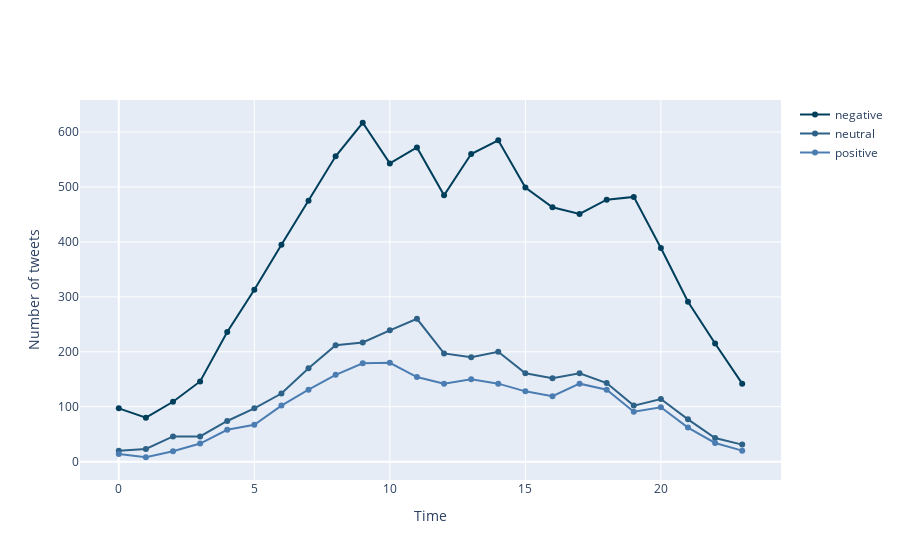

Write notebook code for a chart like this one.
### Markdown cell above
Each tweet has a timestamp at which it was created. It does not seem like time of the day has an effect on the sentiment of the tweet. Looking at the bar chart we can see that all tweet sentiments have the same trend with more tweets being made in the day time than night.

### Code cell
df_new.loc[:,'hour_of_day'] = pd.to_datetime(df_new['tweet_created']).dt.hour

grouped = df_new.groupby(['hour_of_day', 'airline_sentiment']).size().reset_index(name='count')

traces = []
for i, sentiment in enumerate(grouped['airline_sentiment'].unique()):
    sentiment_data = grouped[grouped['airline_sentiment'] == sentiment]
    trace = go.Scatter(
        x=sentiment_data['hour_of_day'],
        y=sentiment_data['count'],
        mode='lines+markers',
        name=sentiment,
        line=dict(color=palette[i % len(palette)]),
        marker=dict(color=palette[i % len(palette)])
    )
    traces.append(trace)

layout = go.Layout(
    title='',
    xaxis=dict(title='Time'),
    yaxis=dict(title='Number of tweets')
)

fig = go.Figure(data=traces, layout=layout)
fig.show()

### Figure 1 — Plotly figure (JSON) as saved in the notebook; plotly's stock layout.template omitted (floating-point values rounded to 4 significant figures)
{"data": [{"line": {"color": "#003f5c"}, "marker": {"color": "#003f5c"}, "mode": "lines+markers", "name": "negative", "type": "scatter", "x": [0, 1, 2, 3, 4, 5, 6, 7, 8, 9, 10, 11, 12, 13, 14, 15, 16, 17, 18, 19, 20, 21, 22, 23], "y": [97, 80, 109, 146, 236, 313, 395, 475, 556, 617, 543, 572, 485, 560, 585, 499, 463, 451, 477, 482, 389, 291, 215, 142]}, {"line": {"color": "#2d6187"}, "marker": {"color": "#2d6187"}, "mode": "lines+markers", "name": "neutral", "type": "scatter", "x": [0, 1, 2, 3, 4, 5, 6, 7, 8, 9, 10, 11, 12, 13, 14, 15, 16, 17, 18, 19, 20, 21, 22, 23], "y": [20, 23, 46, 46, 74, 97, 124, 170, 212, 217, 239, 260, 197, 190, 200, 161, 152, 161, 143, 102, 114, 77, 43, 31]}, {"line": {"color": "#4b7db2"}, "marker": {"color": "#4b7db2"}, "mode": "lines+markers", "name": "positive", "type": "scatter", "x": [0, 1, 2, 3, 4, 5, 6, 7, 8, 9, 10, 11, 12, 13, 14, 15, 16, 17, 18, 19, 20, 21, 22, 23], "y": [14, 8, 19, 33, 58, 67, 102, 131, 158, 179, 180, 154, 142, 150, 142, 128, 119, 142, 131, 91, 99, 62, 34, 20]}], "layout": {"title": {"text": ""}, "xaxis": {"title": {"text": "Time"}}, "yaxis": {"title": {"text": "Number of tweets"}}}}
